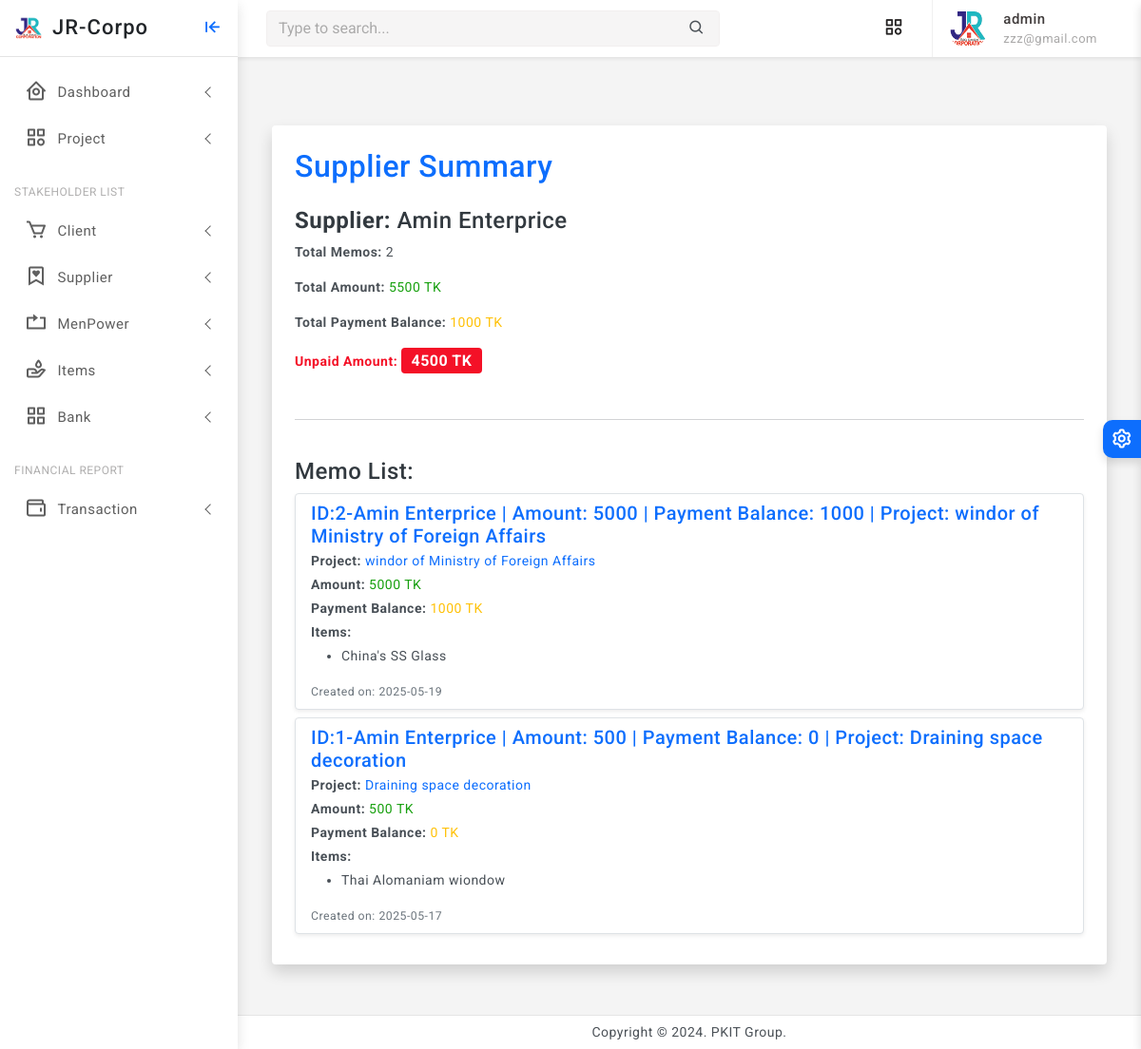
Before: /supplier/5/memos/ (signed in) with the older database file.
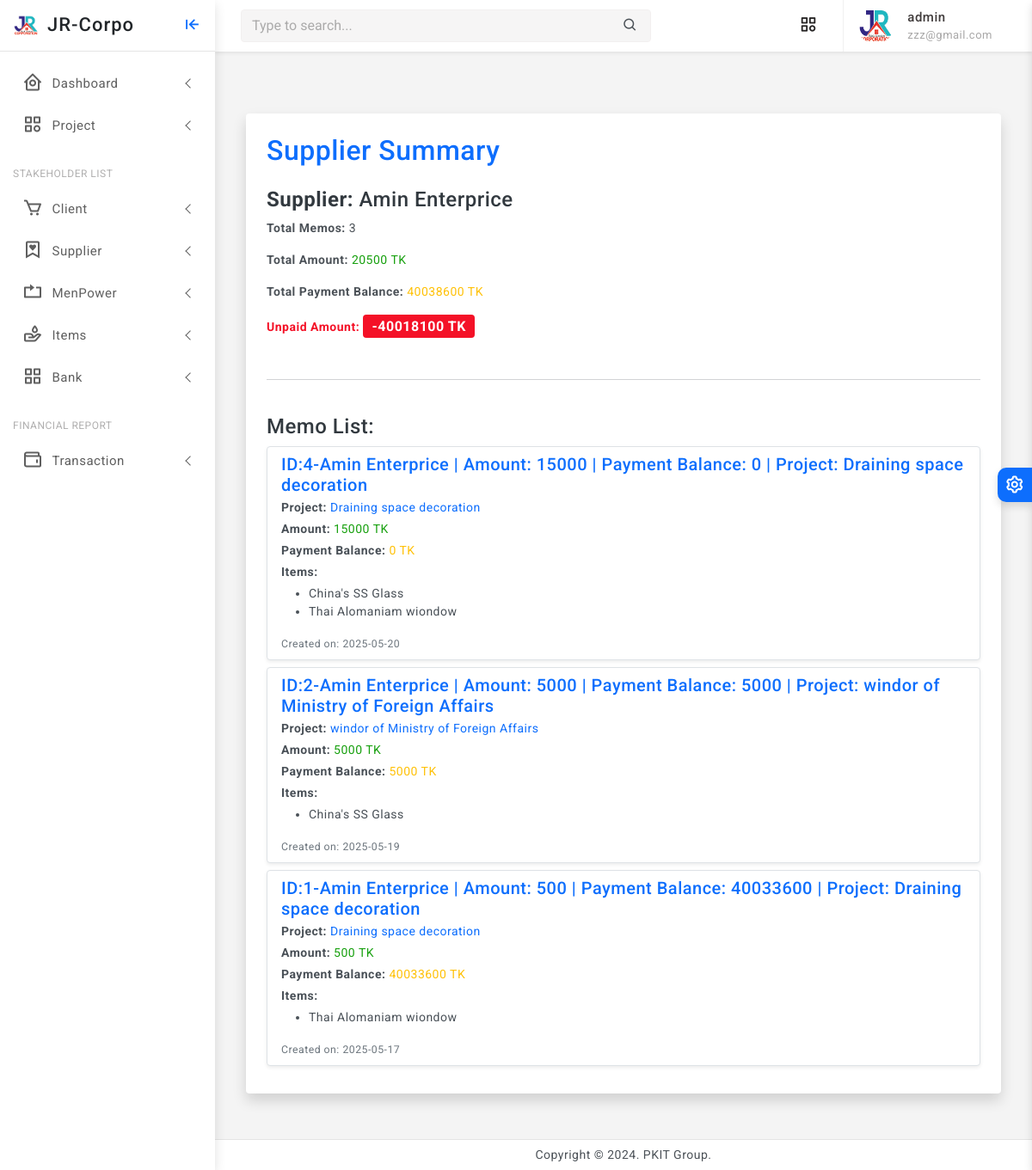
After: the same page with the newer database file.
### core/models.py (models this page shows, shortened)
class Memo(models.Model):
    project = models.ForeignKey(Project, on_delete=models.CASCADE, related_name='item_memos')
    supplier = models.ForeignKey(Supplier, on_delete=models.CASCADE, related_name='memos')
    items = models.ManyToManyField(Item, related_name='memos')
    amount = models.PositiveIntegerField(default=0)
    payment_balance = models.PositiveIntegerField(default=0, null=True, blank=True)
    is_payment_done = models.BooleanField(default=False, null=True, blank=True)
    created_at = models.DateTimeField(auto_now_add=True)
    updated_at = models.DateTimeField(auto_now=True)
    def __str__(self):
        return f"ID:{self.id}-{self.supplier} | Amount: {self.amount} | Payment Balance: {self.payment_balance} | Project: {self.project.name}"

class Organization(models.Model):
    name = models.CharField(max_length=255, unique=True)
    location = models.CharField(max_length=255)
    phone = models.CharField(max_length=20)
    logo = models.ImageField(upload_to='media/logos/', blank=True, null=True)
    created_at = models.DateTimeField(auto_now_add=True)
    updated_at = models.DateTimeField(auto_now=True)
    class Meta:
        abstract = True
    def __str__(self):
        return self.name

class Supplier(Organization):
    pass

class Project(models.Model):
    STATUS_CHOICES = [
        ('RUNNING', 'Running'),
        ('TRIAL', 'Trial Period'),
        ('CLOSED', 'Closed'),
        ('OTHER', 'Other'),
    ]
    company = models.ForeignKey(Company, on_delete=models.CASCADE, related_name='projects')
    name = models.CharField(max_length=255)
    location = models.CharField(max_length=255)
    approximate_bill = models.PositiveIntegerField(default=0)
    current_cost = models.PositiveIntegerField(default=0, null=True, blank=True)
    final_bill = models.PositiveIntegerField(default=0, null=True, blank=True)
    current_paid = models.PositiveIntegerField(default=0, null=True, blank=True)
    created_at = models.DateTimeField(auto_now_add=True)
    updated_at = models.DateTimeField(auto_now=True)
    status = models.CharField(max_length=10, null=True, blank=True, choices=STATUS_CHOICES, default='RUNNING')

class Item(models.Model):
    item_name = models.CharField(max_length=255)
    image = models.ImageField(upload_to='media/item_images/', blank=True, null=True)
    category = models.ForeignKey(Category, on_delete=models.SET_NULL, null=True, related_name='items')
    created_at = models.DateTimeField(auto_now_add=True)
    updated_at = models.DateTimeField(auto_now=True)

### core/views.py (the view)
# urls.py: path('supplier/<int:supplier_id>/memos/', views.supplier_memo_summary, name='supplier_memo_summary'),
@staff_required
def supplier_memo_summary(request, supplier_id):
    supplier = get_object_or_404(Supplier, id=supplier_id)
    memos = Memo.objects.filter(supplier=supplier).select_related('project').prefetch_related('items').order_by('-created_at')
    total_memos = memos.count()
    total_amount = memos.aggregate(total=Sum('amount'))['total'] or 0
    total_payment_balance = memos.aggregate(balance=Sum('payment_balance'))['balance'] or 0
    baki_tk = total_amount- total_payment_balance
    context = {
        'supplier': supplier,
        'memos': memos,
        'total_memos': total_memos,
        'total_amount': total_amount,
        'total_payment_balance': total_payment_balance,
        'baki_tk': baki_tk,
    }
    return render(request, 'memo/supplier_memo_summary.html', context)

### core/views.py (called while the page is built)
def staff_required(view_func):
    return user_passes_test(lambda u: u.is_authenticated and u.is_staff)(view_func)

### core/templates/memo/supplier_memo_summary.html
{% extends 'partials/base0.html' %}
{% block content %}
{% load static %}
<div class="container my-5">
    <div class="card shadow p-4">
        <h2 class="text-primary mb-4">Supplier Summary</h2>
        <div class="mb-3">
            <h4><strong>Supplier:</strong> {{ supplier.name }}</h4>
            <p><strong>Total Memos:</strong> {{ total_memos }}</p>
            <p><strong>Total Amount:</strong> <span class="text-success">{{ total_amount }} TK</span></p>
            <p><strong>Total Payment Balance:</strong> <span class="text-warning">{{ total_payment_balance }} TK</span></p>
            <p><strong class="text-danger">Unpaid Amount:</strong>
               <span class="badge bg-danger fs-6">
                   {{ baki_tk }} TK
               </span>
            </p>
        </div>
        <hr>
        <h4 class="mt-4">Memo List:</h4>
        {% if memos %}
            <div class="list-group">
                {% for memo in memos %}
                    <div class="list-group-item list-group-item-action mb-2 border rounded shadow-sm">
                        <h5 class="mb-1 text-primary"> {{ memo }}</h5>
                        <p class="mb-1">
                            <strong>Project:</strong>
                            <a href="{% url 'project_record_detail' memo.project.pk %}">
                                {{ memo.project.name }}
                            </a>
                        </p>
                        <p class="mb-1"><strong>Amount:</strong> <span class="text-success">{{ memo.amount }} TK</span></p>
                        <p class="mb-1"><strong>Payment Balance:</strong> <span class="text-warning">{{ memo.payment_balance }} TK</span></p>
                        <p class="mb-1"><strong>Items:</strong></p>
                        <ul>
                            {% for item in memo.items.all %}
                                <li>{{ item.item_name }}</li>
                            {% endfor %}
                        </ul>
                        <small class="text-muted">Created on: {{ memo.created_at|date:"Y-m-d" }}</small>
                    </div>
                {% endfor %}
            </div>
        {% else %}
            <div class="alert alert-info mt-3">
                No memos found for this supplier.
            </div>
        {% endif %}
    </div>
</div>
{% endblock %}

Changed rows visible on the page:
added Memo: id+supplier+amount "ID:4-Amin Enterprice | Amount: 15000 | Payment Balance: 0 | Project: Draining space decoration", project.name "Draining space decoration", amount "15000", payment_balance "0", created_at "2025-05-20", Item (item_name "China's SS Glass"), Item (item_name "Thai Alomaniam wiondow")
changed Memo "windor of Ministry of Foreign Affairs": id+supplier+amount "ID:2-Amin Enterprice | Amount: 5000 | Payment Balance: 1000 | Project: windor of Ministry of Foreign Affairs" → "ID:2-Amin Enterprice | Amount: 5000 | Payment Balance: 5000 | Project: windor of Ministry of Foreign Affairs"; payment_balance "1000" → "5000"
changed Memo: id+supplier+amount "ID:1-Amin Enterprice | Amount: 500 | Payment Balance: 0 | Project: Draining space decoration" → "ID:1-Amin Enterprice | Amount: 500 | Payment Balance: 40033600 | Project: Draining space decoration"; payment_balance "0" → "40033600"
Other visible differences:
{{ total_memos }}: "2" → "3"
{{ total_amount }}: "5500" → "20500"
{{ total_payment_balance }}: "1000" → "40038600"
{{ baki_tk }}: "4500" → "-40018100"
